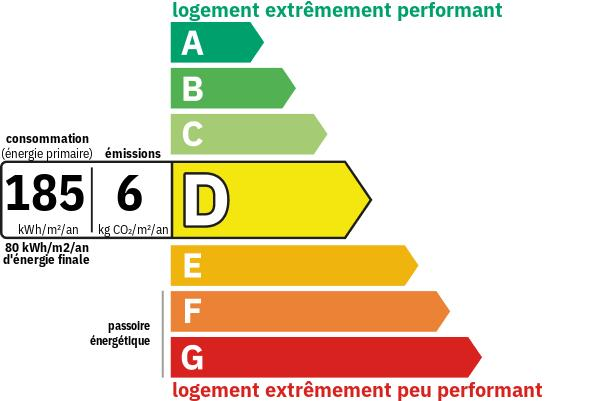
#> input picture outils/tests-annonces/fixtures/349A-0.jpg, 600 x 401 px
$ python -i energie_annonces.py   (imports and definitions only)
#> lines starting #> are read from the running program, lines starting #| are printed output that depends on the picture
"""Lecture des seules valeurs réellement dessinées sur les diagnostics LBI.

Pas de calcul de classe à partir des seuils. Un format inconnu, un DPE vierge,
un OCR ambigu ou une panne laisse les champs vides et produit un diagnostic.
"""
import csv
import html
import io
import re
import subprocess
import urllib.parse


# [17 lines left out: function images_diagnostic, not called in this run]


def _ocr(im, alphabet, psm=10, scale=4):
    from PIL import ImageOps
    im = ImageOps.expand(im.convert('RGB').resize((im.width * scale, im.height * scale)), border=32, fill='white')
    buf = io.BytesIO(); im.save(buf, format='PNG')
    result = subprocess.run(['tesseract', 'stdin', 'stdout', '-l', 'eng', '--psm', str(psm),
                             '-c', 'tessedit_char_whitelist=' + alphabet, 'tsv'],
                            input=buf.getvalue(), capture_output=True, check=True, timeout=15)
    words = [r for r in csv.DictReader(io.StringIO(result.stdout.decode()), delimiter='\t')
             if r.get('text', '').strip()]
    if len(words) != 1 or float(words[0]['conf']) < 70:
        print('Lecture diagnostic peu sûre', alphabet, [(w['text'], w['conf']) for w in words])
        return None
    return words[0]['text'].strip()


# [53 lines left out: function lire_image, not called in this run]


def _ocr_grand_nombre(im):
    # Composantes connexes des grands chiffres ; les unités ont une hauteur moindre.
    dark = {(x, y) for y in range(im.height) for x in range(im.width)
            if max(im.getpixel((x, y))) < 100}
    boxes = []
    while dark:
        todo = [dark.pop()]; pixels = []
        while todo:
            x, y = todo.pop(); pixels.append((x, y))
            for pt in ((x-1,y),(x+1,y),(x,y-1),(x,y+1)):
                if pt in dark:
                    dark.remove(pt); todo.append(pt)
        xs, ys = zip(*pixels)
        if max(ys)-min(ys) >= 25 and max(xs)-min(xs) >= 7:
            boxes.append((min(xs),min(ys),max(xs)+1,max(ys)+1))
    if not boxes:
        return None
    return _ocr(im.crop((min(b[0] for b in boxes),min(b[1] for b in boxes),
                         max(b[2] for b in boxes),max(b[3] for b in boxes))), '0123456789')


# [10 lines left out: function extras_energie, not called in this run]

>>> from PIL import Image
>>> picture = Image.open('tests-annonces/fixtures/349A-0.jpg')
#> picture is the input picture: PIL image 600x401 RGB; mean R, G, B 231.6, 219.6, 194.2
>>> result = _ocr_grand_nombre(picture)
#> in _ocr_grand_nombre, `dark = {(x, y) for y in range(im.height) for x in range(im.width) if m..`: dark = 6281 items
#> the loop in _ocr_grand_nombre, `while dark:` made 253 passes
#> after the loop in _ocr_grand_nombre, `while dark:`: boxes = [(6, 175, 29, 210), (197, 185, 215, 215), (118, 175, 142, 211), (183, 172, 229, 228), (0, 151, 372, 239), (33, 174, 56, 211), (60, 175, 83, 211)]; dark = 0 items
#> in _ocr, `im = ImageOps.expand(im.convert('RGB').resize((im.width * scale, im.he..`:
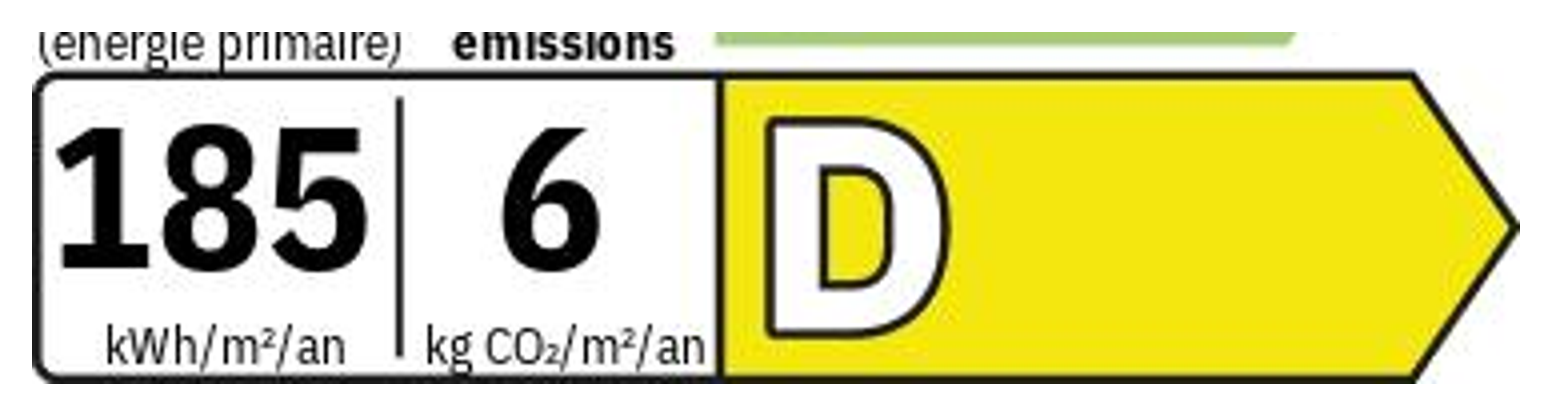
#> im: PIL image 1552x416 RGB; mean R, G, B 216.6, 213.4, 150.9
#> (the run stopped early here; a loop or call above may not have finished)

$ run again, on outils/tests-annonces/fixtures/349A-1.jpg
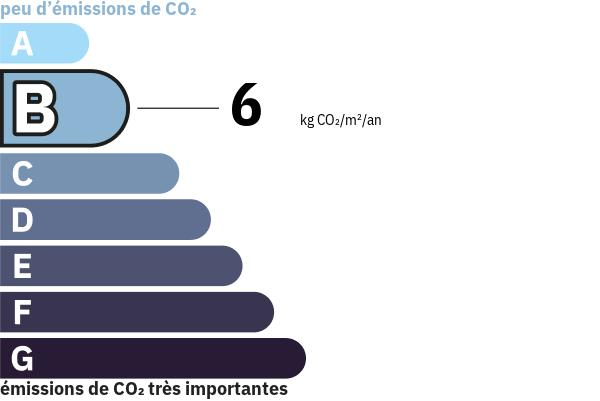
#> input picture outils/tests-annonces/fixtures/349A-1.jpg, 600 x 401 px
#> picture is the input picture: PIL image 600x401 RGB; mean R, G, B 210, 212.5, 219.3
#> in _ocr_grand_nombre, `dark = {(x, y) for y in range(im.height) for x in range(im.width) if m..`: dark = 26827 items
#> the loop in _ocr_grand_nombre, `while dark:` made 152 passes
#> after the loop in _ocr_grand_nombre, `while dark:`: boxes = [(0, 292, 274, 332), (0, 338, 306, 378), (232, 83, 261, 126), (0, 69, 130, 147), (13, 80, 58, 136)]; dark = 0 items
#> in _ocr, `im = ImageOps.expand(im.convert('RGB').resize((im.width * scale, im.he..`:
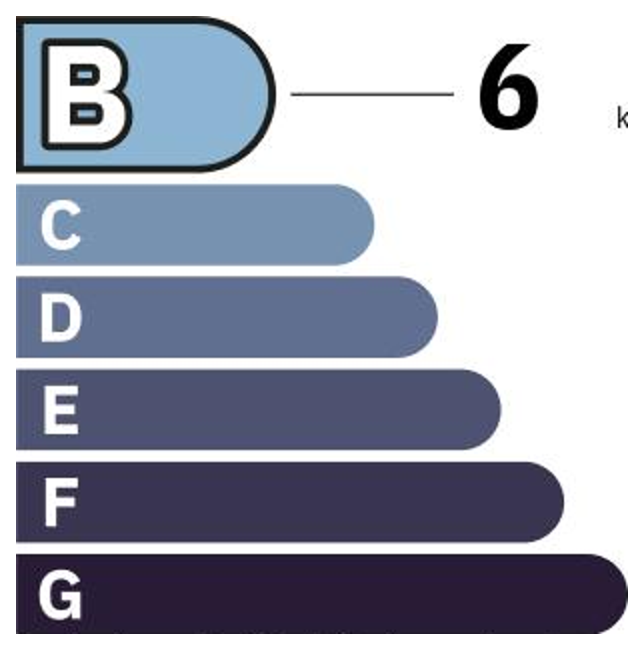
#> im: PIL image 1288x1300 RGB (shown at 1/2 size); mean R, G, B 159.7, 163.4, 177.9
